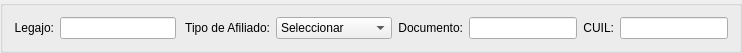
      <widget class="QGroupBox" name="groupBox_12">
       <property name="geometry">
        <rect>
         <x>9</x>
         <y>9</y>
         <width>742</width>
         <height>40</height>
        </rect>
       </property>
       <property name="sizePolicy">
        <sizepolicy hsizetype="Expanding" vsizetype="Fixed">
         <horstretch>0</horstretch>
         <verstretch>0</verstretch>
        </sizepolicy>
       </property>
       <property name="title">
        <string/>
       </property>
       <layout class="QGridLayout" name="gridLayout_3">
        <item row="0" column="8">
         <widget class="QLineEdit" name="af_cuil">
          <property name="sizePolicy">
           <sizepolicy hsizetype="Fixed" vsizetype="Fixed">
            <horstretch>0</horstretch>
            <verstretch>0</verstretch>
           </sizepolicy>
          </property>
         </widget>
        </item>
        <item row="0" column="2">
         <widget class="QLabel" name="label_13">
          <property name="sizePolicy">
           <sizepolicy hsizetype="Preferred" vsizetype="Expanding">
            <horstretch>0</horstretch>
            <verstretch>0</verstretch>
           </sizepolicy>
          </property>
          <property name="styleSheet">
           <string notr="true"/>
          </property>
          <property name="frameShape">
           <enum>QFrame::NoFrame</enum>
          </property>
          <property name="frameShadow">
           <enum>QFrame::Plain</enum>
          </property>
          <property name="text">
           <string> Tipo de Afiliado:</string>
          </property>
          <property name="alignment">
           <set>Qt::AlignRight|Qt::AlignTrailing|Qt::AlignVCenter</set>
          </property>
         </widget>
        </item>
        <item row="0" column="0">
         <widget class="QLabel" name="label_9">
          <property name="sizePolicy">
           <sizepolicy hsizetype="Preferred" vsizetype="Expanding">
            <horstretch>0</horstretch>
            <verstretch>0</verstretch>
           </sizepolicy>
          </property>
          <property name="styleSheet">
           <string notr="true"/>
          </property>
          <property name="frameShape">
           <enum>QFrame::NoFrame</enum>
          </property>
          <property name="frameShadow">
           <enum>QFrame::Plain</enum>
          </property>
          <property name="text">
           <string>Legajo:</string>
          </property>
          <property name="alignment">
           <set>Qt::AlignRight|Qt::AlignTrailing|Qt::AlignVCenter</set>
          </property>
         </widget>
        </item>
        <item row="0" column="1">
         <widget class="QLineEdit" name="af_legajo">
          <property name="sizePolicy">
           <sizepolicy hsizetype="Expanding" vsizetype="Fixed">
            <horstretch>0</horstretch>
            <verstretch>0</verstretch>
           </sizepolicy>
          </property>
         </widget>
        </item>
        <item row="0" column="5">
         <widget class="QLabel" name="label_8">
          <property name="sizePolicy">
           <sizepolicy hsizetype="Preferred" vsizetype="Expanding">
            <horstretch>0</horstretch>
            <verstretch>0</verstretch>
           </sizepolicy>
          </property>
          <property name="styleSheet">
           <string notr="true"/>
          </property>
          <property name="frameShape">
           <enum>QFrame::NoFrame</enum>
          </property>
          <property name="frameShadow">
           <enum>QFrame::Plain</enum>
          </property>
          <property name="text">
           <string>Documento:</string>
          </property>
          <property name="alignment">
           <set>Qt::AlignRight|Qt::AlignTrailing|Qt::AlignVCenter</set>
          </property>
         </widget>
        </item>
        <item row="0" column="7">
         <widget class="QLabel" name="label_4">
          <property name="sizePolicy">
           <sizepolicy hsizetype="Preferred" vsizetype="Expanding">
            <horstretch>0</horstretch>
            <verstretch>0</verstretch>
           </sizepolicy>
          </property>
          <property name="styleSheet">
           <string notr="true"/>
          </property>
          <property name="frameShape">
           <enum>QFrame::NoFrame</enum>
          </property>
          <property name="frameShadow">
           <enum>QFrame::Plain</enum>
          </property>
          <property name="text">
           <string>CUIL:</string>
          </property>
          <property name="alignment">
           <set>Qt::AlignRight|Qt::AlignTrailing|Qt::AlignVCenter</set>
          </property>
         </widget>
        </item>
        <item row="0" column="6">
         <widget class="QLineEdit" name="af_dni">
          <property name="sizePolicy">
           <sizepolicy hsizetype="Fixed" vsizetype="Fixed">
            <horstretch>0</horstretch>
            <verstretch>0</verstretch>
           </sizepolicy>
          </property>
         </widget>
        </item>
        <item row="0" column="4">
         <widget class="QComboBox" name="af_tipo">
          <property name="sizePolicy">
           <sizepolicy hsizetype="Expanding" vsizetype="Fixed">
            <horstretch>0</horstretch>
            <verstretch>0</verstretch>
           </sizepolicy>
          </property>
          <item>
           <property name="text">
            <string>Seleccionar</string>
           </property>
          </item>
          <item>
           <property name="text">
            <string>Activo</string>
           </property>
          </item>
          <item>
           <property name="text">
            <string>Jubilado</string>
           </property>
          </item>
         </widget>
        </item>
       </layout>
      </widget>
